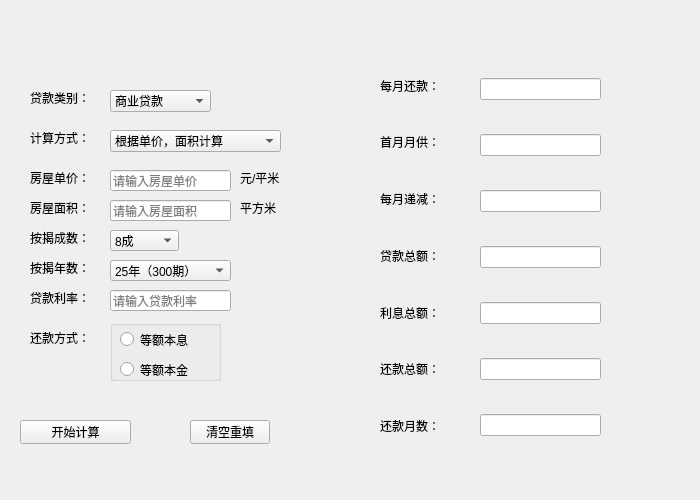
<?xml version="1.0" encoding="UTF-8"?>
<ui version="4.0">
 <class>MainWindow</class>
 <widget class="QMainWindow" name="MainWindow">
  <property name="geometry">
   <rect>
    <x>0</x>
    <y>0</y>
    <width>700</width>
    <height>500</height>
   </rect>
  </property>
  <property name="minimumSize">
   <size>
    <width>700</width>
    <height>500</height>
   </size>
  </property>
  <property name="maximumSize">
   <size>
    <width>700</width>
    <height>500</height>
   </size>
  </property>
  <property name="windowTitle">
   <string>房贷计算器</string>
  </property>
  <property name="styleSheet">
   <string notr="true"/>
  </property>
  <widget class="QWidget" name="centralwidget">
   <widget class="QStackedWidget" name="StackedWidget">
    <property name="geometry">
     <rect>
      <x>20</x>
      <y>20</y>
      <width>651</width>
      <height>491</height>
     </rect>
    </property>
    <property name="styleSheet">
     <string notr="true"/>
    </property>
    <property name="currentIndex">
     <number>0</number>
    </property>
    <widget class="QWidget" name="page_3">
     <widget class="QLabel" name="label">
      <property name="geometry">
       <rect>
        <x>10</x>
        <y>70</y>
        <width>75</width>
        <height>16</height>
       </rect>
      </property>
      <property name="text">
       <string>贷款类别：</string>
      </property>
     </widget>
     <widget class="QLabel" name="label_3">
      <property name="geometry">
       <rect>
        <x>10</x>
        <y>150</y>
        <width>75</width>
        <height>16</height>
       </rect>
      </property>
      <property name="text">
       <string>房屋单价：</string>
      </property>
     </widget>
     <widget class="QLabel" name="label_4">
      <property name="geometry">
       <rect>
        <x>10</x>
        <y>180</y>
        <width>75</width>
        <height>16</height>
       </rect>
      </property>
      <property name="text">
       <string>房屋面积：</string>
      </property>
     </widget>
     <widget class="QLineEdit" name="lineEdit_4">
      <property name="geometry">
       <rect>
        <x>90</x>
        <y>180</y>
        <width>121</width>
        <height>21</height>
       </rect>
      </property>
      <property name="placeholderText">
       <string>请输入房屋面积</string>
      </property>
     </widget>
     <widget class="QLabel" name="label_10">
      <property name="geometry">
       <rect>
        <x>220</x>
        <y>180</y>
        <width>45</width>
        <height>16</height>
       </rect>
      </property>
      <property name="text">
       <string>平方米</string>
      </property>
     </widget>
     <widget class="QLabel" name="label_5">
      <property name="geometry">
       <rect>
        <x>10</x>
        <y>210</y>
        <width>75</width>
        <height>16</height>
       </rect>
      </property>
      <property name="text">
       <string>按揭成数：</string>
      </property>
     </widget>
     <widget class="QComboBox" name="comboBox_3">
      <property name="geometry">
       <rect>
        <x>90</x>
        <y>210</y>
        <width>69</width>
        <height>21</height>
       </rect>
      </property>
      <item>
       <property name="text">
        <string>8成</string>
       </property>
      </item>
      <item>
       <property name="text">
        <string>7.5成</string>
       </property>
      </item>
      <item>
       <property name="text">
        <string>7成</string>
       </property>
      </item>
      <item>
       <property name="text">
        <string>6.5成</string>
       </property>
      </item>
      <item>
       <property name="text">
        <string>6成</string>
       </property>
      </item>
      <item>
       <property name="text">
        <string>5.5成</string>
       </property>
      </item>
      <item>
       <property name="text">
        <string>5成</string>
       </property>
      </item>
      <item>
       <property name="text">
        <string>4.5成</string>
       </property>
      </item>
      <item>
       <property name="text">
        <string>4成</string>
       </property>
      </item>
      <item>
       <property name="text">
        <string>3.5成</string>
       </property>
      </item>
      <item>
       <property name="text">
        <string>3成</string>
       </property>
      </item>
      <item>
       <property name="text">
        <string>2.5成</string>
       </property>
      </item>
      <item>
       <property name="text">
        <string>2成</string>
       </property>
      </item>
     </widget>
     <widget class="QLabel" name="label_6">
      <property name="geometry">
       <rect>
        <x>10</x>
        <y>240</y>
        <width>75</width>
        <height>16</height>
       </rect>
      </property>
      <property name="text">
       <string>按揭年数：</string>
      </property>
     </widget>
     <widget class="QLabel" name="label_7">
      <property name="geometry">
       <rect>
        <x>10</x>
        <y>270</y>
        <width>75</width>
        <height>16</height>
       </rect>
      </property>
      <property name="text">
       <string>贷款利率：</string>
      </property>
     </widget>
     <widget class="QLabel" name="label_8">
      <property name="geometry">
       <rect>
        <x>10</x>
        <y>310</y>
        <width>75</width>
        <height>16</height>
       </rect>
      </property>
      <property name="text">
       <string>还款方式：</string>
      </property>
     </widget>
     <widget class="QPushButton" name="pushButton">
      <property name="geometry">
       <rect>
        <x>0</x>
        <y>400</y>
        <width>111</width>
        <height>24</height>
       </rect>
      </property>
      <property name="text">
       <string>开始计算</string>
      </property>
     </widget>
     <widget class="QLineEdit" name="lineEdit_3">
      <property name="geometry">
       <rect>
        <x>90</x>
        <y>150</y>
        <width>121</width>
        <height>21</height>
       </rect>
      </property>
      <property name="toolTip">
       <string>&lt;html&gt;&lt;head/&gt;&lt;body&gt;&lt;p&gt;&lt;br/&gt;&lt;/p&gt;&lt;/body&gt;&lt;/html&gt;</string>
      </property>
      <property name="placeholderText">
       <string>请输入房屋单价</string>
      </property>
     </widget>
     <widget class="QLabel" name="label_2">
      <property name="geometry">
       <rect>
        <x>10</x>
        <y>110</y>
        <width>75</width>
        <height>16</height>
       </rect>
      </property>
      <property name="text">
       <string>计算方式：</string>
      </property>
     </widget>
     <widget class="QLabel" name="label_9">
      <property name="geometry">
       <rect>
        <x>220</x>
        <y>150</y>
        <width>53</width>
        <height>16</height>
       </rect>
      </property>
      <property name="text">
       <string>元/平米</string>
      </property>
     </widget>
     <widget class="QPushButton" name="pushButton_2">
      <property name="geometry">
       <rect>
        <x>170</x>
        <y>400</y>
        <width>80</width>
        <height>24</height>
       </rect>
      </property>
      <property name="text">
       <string>清空重填</string>
      </property>
     </widget>
     <widget class="QLineEdit" name="lineEdit_9">
      <property name="geometry">
       <rect>
        <x>90</x>
        <y>270</y>
        <width>121</width>
        <height>21</height>
       </rect>
      </property>
      <property name="placeholderText">
       <string>请输入贷款利率</string>
      </property>
     </widget>
     <widget class="QComboBox" name="comboBox_4">
      <property name="geometry">
       <rect>
        <x>90</x>
        <y>240</y>
        <width>121</width>
        <height>21</height>
       </rect>
      </property>
      <item>
       <property name="text">
        <string>25年（300期）</string>
       </property>
      </item>
      <item>
       <property name="text">
        <string>24年（288期）</string>
       </property>
      </item>
      <item>
       <property name="text">
        <string>23年（276期）</string>
       </property>
      </item>
      <item>
       <property name="text">
        <string>22年（264期）</string>
       </property>
      </item>
      <item>
       <property name="text">
        <string>21年（252期）</string>
       </property>
      </item>
      <item>
       <property name="text">
        <string>20年（240期）</string>
       </property>
      </item>
      <item>
       <property name="text">
        <string>19年（228期）</string>
       </property>
      </item>
      <item>
       <property name="text">
        <string>18年（216期）</string>
       </property>
      </item>
      <item>
       <property name="text">
        <string>17年（204期）</string>
       </property>
      </item>
      <item>
       <property name="text">
        <string>16年（192期）</string>
       </property>
      </item>
      <item>
       <property name="text">
        <string>15年（180期）</string>
       </property>
      </item>
      <item>
       <property name="text">
        <string>14年（168期）</string>
       </property>
      </item>
      <item>
       <property name="text">
        <string>13年（156期）</string>
       </property>
      </item>
      <item>
       <property name="text">
        <string>12年（144期）</string>
       </property>
      </item>
      <item>
       <property name="text">
        <string>11年（132期）</string>
       </property>
      </item>
      <item>
       <property name="text">
        <string>10年（120期）</string>
       </property>
      </item>
      <item>
       <property name="text">
        <string>9年（108期）</string>
       </property>
      </item>
      <item>
       <property name="text">
        <string>8年（96期）</string>
       </property>
      </item>
      <item>
       <property name="text">
        <string>7年（84期）</string>
       </property>
      </item>
      <item>
       <property name="text">
        <string>6年（72期）</string>
       </property>
      </item>
      <item>
       <property name="text">
        <string>5年（60期）</string>
       </property>
      </item>
      <item>
       <property name="text">
        <string>4年（48期）</string>
       </property>
      </item>
      <item>
       <property name="text">
        <string>3年（36期）</string>
       </property>
      </item>
      <item>
       <property name="text">
        <string>2年（24期）</string>
       </property>
      </item>
      <item>
       <property name="text">
        <string>1年（12期）</string>
       </property>
      </item>
     </widget>
     <widget class="QGroupBox" name="groupBox_2">
      <property name="geometry">
       <rect>
        <x>90</x>
        <y>300</y>
        <width>111</width>
        <height>61</height>
       </rect>
      </property>
      <property name="title">
       <string/>
      </property>
      <widget class="QRadioButton" name="radioButton">
       <property name="geometry">
        <rect>
         <x>10</x>
         <y>10</y>
         <width>87</width>
         <height>19</height>
        </rect>
       </property>
       <property name="text">
        <string>等额本息</string>
       </property>
      </widget>
      <widget class="QRadioButton" name="radioButton_2">
       <property name="geometry">
        <rect>
         <x>10</x>
         <y>40</y>
         <width>91</width>
         <height>19</height>
        </rect>
       </property>
       <property name="text">
        <string>等额本金</string>
       </property>
      </widget>
     </widget>
     <widget class="QComboBox" name="comboBox">
      <property name="geometry">
       <rect>
        <x>90</x>
        <y>70</y>
        <width>101</width>
        <height>22</height>
       </rect>
      </property>
      <item>
       <property name="text">
        <string>商业贷款</string>
       </property>
      </item>
      <item>
       <property name="text">
        <string>公积金贷款</string>
       </property>
      </item>
      <item>
       <property name="text">
        <string>组合型贷款</string>
       </property>
      </item>
     </widget>
     <widget class="QComboBox" name="comboBox_2">
      <property name="geometry">
       <rect>
        <x>90</x>
        <y>110</y>
        <width>171</width>
        <height>22</height>
       </rect>
      </property>
      <item>
       <property name="text">
        <string>根据单价，面积计算</string>
       </property>
      </item>
      <item>
       <property name="text">
        <string>根据贷款总额计算</string>
       </property>
      </item>
     </widget>
     <widget class="QWidget" name="widget_3" native="true">
      <property name="geometry">
       <rect>
        <x>360</x>
        <y>40</y>
        <width>93</width>
        <height>391</height>
       </rect>
      </property>
      <layout class="QVBoxLayout" name="verticalLayout_3">
       <item>
        <widget class="QLabel" name="label_24">
         <property name="text">
          <string>每月还款：</string>
         </property>
        </widget>
       </item>
       <item>
        <widget class="QLabel" name="label_29">
         <property name="text">
          <string>首月月供：</string>
         </property>
        </widget>
       </item>
       <item>
        <widget class="QLabel" name="label_30">
         <property name="text">
          <string>每月递减：</string>
         </property>
        </widget>
       </item>
       <item>
        <widget class="QLabel" name="label_25">
         <property name="text">
          <string>贷款总额：</string>
         </property>
        </widget>
       </item>
       <item>
        <widget class="QLabel" name="label_26">
         <property name="text">
          <string>利息总额：</string>
         </property>
        </widget>
       </item>
       <item>
        <widget class="QLabel" name="label_27">
         <property name="text">
          <string>还款总额：</string>
         </property>
        </widget>
       </item>
       <item>
        <widget class="QLabel" name="label_28">
         <property name="text">
          <string>还款月数：</string>
         </property>
        </widget>
       </item>
      </layout>
     </widget>
     <widget class="QWidget" name="widget_4" native="true">
      <property name="geometry">
       <rect>
        <x>460</x>
        <y>30</y>
        <width>121</width>
        <height>421</height>
       </rect>
      </property>
      <layout class="QVBoxLayout" name="verticalLayout_4">
       <item>
        <widget class="QLineEdit" name="lineEdit_10"/>
       </item>
       <item>
        <widget class="QLineEdit" name="lineEdit_11"/>
       </item>
       <item>
        <widget class="QLineEdit" name="lineEdit_12"/>
       </item>
       <item>
        <widget class="QLineEdit" name="lineEdit_13"/>
       </item>
       <item>
        <widget class="QLineEdit" name="lineEdit_14"/>
       </item>
       <item>
        <widget class="QLineEdit" name="lineEdit_15"/>
       </item>
       <item>
        <widget class="QLineEdit" name="lineEdit_16"/>
       </item>
      </layout>
     </widget>
    </widget>
    <widget class="QWidget" name="page_4">
     <widget class="QLineEdit" name="lineEdit">
      <property name="geometry">
       <rect>
        <x>120</x>
        <y>80</y>
        <width>171</width>
        <height>21</height>
       </rect>
      </property>
      <property name="placeholderText">
       <string>请输入商业贷款金额</string>
      </property>
     </widget>
     <widget class="QLineEdit" name="lineEdit_2">
      <property name="geometry">
       <rect>
        <x>120</x>
        <y>110</y>
        <width>171</width>
        <height>21</height>
       </rect>
      </property>
      <property name="placeholderText">
       <string>请输入商贷利率</string>
      </property>
     </widget>
     <widget class="QLineEdit" name="lineEdit_5">
      <property name="geometry">
       <rect>
        <x>120</x>
        <y>140</y>
        <width>171</width>
        <height>21</height>
       </rect>
      </property>
      <property name="placeholderText">
       <string>请输入公积金贷款金额</string>
      </property>
     </widget>
     <widget class="QLineEdit" name="lineEdit_6">
      <property name="geometry">
       <rect>
        <x>120</x>
        <y>180</y>
        <width>171</width>
        <height>21</height>
       </rect>
      </property>
      <property name="placeholderText">
       <string>请输入公积金贷款利率</string>
      </property>
     </widget>
     <widget class="QComboBox" name="comboBox_6">
      <property name="geometry">
       <rect>
        <x>120</x>
        <y>220</y>
        <width>123</width>
        <height>21</height>
       </rect>
      </property>
      <item>
       <property name="text">
        <string>25年（300期）</string>
       </property>
      </item>
      <item>
       <property name="text">
        <string>24年（288期）</string>
       </property>
      </item>
      <item>
       <property name="text">
        <string>23年（276期）</string>
       </property>
      </item>
      <item>
       <property name="text">
        <string>22年（264期）</string>
       </property>
      </item>
      <item>
       <property name="text">
        <string>21年（252期）</string>
       </property>
      </item>
      <item>
       <property name="text">
        <string>20年（240期）</string>
       </property>
      </item>
      <item>
       <property name="text">
        <string>19年（228期）</string>
       </property>
      </item>
      <item>
       <property name="text">
        <string>18年（216期）</string>
       </property>
      </item>
      <item>
       <property name="text">
        <string>17年（204期）</string>
       </property>
      </item>
      <item>
       <property name="text">
        <string>16年（192期）</string>
       </property>
      </item>
      <item>
       <property name="text">
        <string>15年（180期）</string>
       </property>
      </item>
      <item>
       <property name="text">
        <string>14年（168期）</string>
       </property>
      </item>
      <item>
       <property name="text">
        <string>13期（156期）</string>
       </property>
      </item>
      <item>
       <property name="text">
        <string>12年（144期）</string>
       </property>
      </item>
      <item>
       <property name="text">
        <string>11年（132期）</string>
       </property>
      </item>
      <item>
       <property name="text">
        <string>10年（120期）</string>
       </property>
      </item>
      <item>
       <property name="text">
        <string>9年（108期）</string>
       </property>
      </item>
      <item>
       <property name="text">
        <string>8年（96期）</string>
       </property>
      </item>
      <item>
       <property name="text">
        <string>7年（84期）</string>
       </property>
      </item>
      <item>
       <property name="text">
        <string>6年（72期）</string>
       </property>
      </item>
      <item>
       <property name="text">
        <string>5年（60年）</string>
       </property>
      </item>
      <item>
       <property name="text">
        <string>4年（48期）</string>
       </property>
      </item>
      <item>
       <property name="text">
        <string>3年（36期）</string>
       </property>
      </item>
      <item>
       <property name="text">
        <string>2年（24期）</string>
       </property>
      </item>
      <item>
       <property name="text">
        <string>1年（12期）</string>
       </property>
      </item>
     </widget>
     <widget class="QPushButton" name="pushButton_3">
      <property name="geometry">
       <rect>
        <x>10</x>
        <y>350</y>
        <width>93</width>
        <height>28</height>
       </rect>
      </property>
      <property name="text">
       <string>开始计算</string>
      </property>
     </widget>
     <widget class="QPushButton" name="pushButton_4">
      <property name="geometry">
       <rect>
        <x>180</x>
        <y>350</y>
        <width>93</width>
        <height>28</height>
       </rect>
      </property>
      <property name="text">
       <string>清空重填</string>
      </property>
     </widget>
     <widget class="QGroupBox" name="groupBox">
      <property name="geometry">
       <rect>
        <x>120</x>
        <y>250</y>
        <width>111</width>
        <height>71</height>
       </rect>
      </property>
      <property name="title">
       <string/>
      </property>
      <widget class="QRadioButton" name="radioButton_3">
       <property name="geometry">
        <rect>
         <x>10</x>
         <y>10</y>
         <width>87</width>
         <height>19</height>
        </rect>
       </property>
       <property name="text">
        <string>等额本息</string>
       </property>
      </widget>
      <widget class="QRadioButton" name="radioButton_4">
       <property name="geometry">
        <rect>
         <x>10</x>
         <y>40</y>
         <width>87</width>
         <height>19</height>
        </rect>
       </property>
       <property name="text">
        <string>等额本金</string>
       </property>
      </widget>
     </widget>
     <widget class="QWidget" name="widget" native="true">
      <property name="geometry">
       <rect>
        <x>0</x>
        <y>28</y>
        <width>116</width>
        <height>251</height>
       </rect>
      </property>
      <layout class="QVBoxLayout" name="verticalLayout">
       <item>
        <widget class="QLabel" name="label_11">
         <property name="text">
          <string>贷款类别：</string>
         </property>
        </widget>
       </item>
       <item>
        <widget class="QLabel" name="label_12">
         <property name="text">
          <string>商业贷款额:</string>
         </property>
        </widget>
       </item>
       <item>
        <widget class="QLabel" name="label_13">
         <property name="text">
          <string>商贷利率:</string>
         </property>
        </widget>
       </item>
       <item>
        <widget class="QLabel" name="label_14">
         <property name="text">
          <string>公积金贷款额:</string>
         </property>
        </widget>
       </item>
       <item>
        <widget class="QLabel" name="label_15">
         <property name="text">
          <string>公积金利率：</string>
         </property>
        </widget>
       </item>
       <item>
        <widget class="QLabel" name="label_16">
         <property name="text">
          <string>按揭年数：</string>
         </property>
        </widget>
       </item>
       <item>
        <widget class="QLabel" name="label_17">
         <property name="text">
          <string>还款方式：</string>
         </property>
        </widget>
       </item>
      </layout>
     </widget>
     <widget class="QComboBox" name="comboBox_5">
      <property name="geometry">
       <rect>
        <x>120</x>
        <y>40</y>
        <width>111</width>
        <height>22</height>
       </rect>
      </property>
      <item>
       <property name="text">
        <string>组合型贷款</string>
       </property>
      </item>
      <item>
       <property name="text">
        <string>商业贷款</string>
       </property>
      </item>
      <item>
       <property name="text">
        <string>公积金贷款</string>
       </property>
      </item>
     </widget>
     <widget class="QWidget" name="widget_5" native="true">
      <property name="geometry">
       <rect>
        <x>389</x>
        <y>29</y>
        <width>211</width>
        <height>381</height>
       </rect>
      </property>
      <layout class="QGridLayout" name="gridLayout">
       <item row="0" column="0">
        <widget class="QLabel" name="label_31">
         <property name="text">
          <string>每月还款：</string>
         </property>
        </widget>
       </item>
       <item row="0" column="1">
        <widget class="QLineEdit" name="lineEdit_17"/>
       </item>
       <item row="1" column="0">
        <widget class="QLabel" name="label_32">
         <property name="text">
          <string>首月还款：</string>
         </property>
        </widget>
       </item>
       <item row="1" column="1">
        <widget class="QLineEdit" name="lineEdit_18"/>
       </item>
       <item row="2" column="0">
        <widget class="QLabel" name="label_33">
         <property name="text">
          <string>每月递减：</string>
         </property>
        </widget>
       </item>
       <item row="2" column="1">
        <widget class="QLineEdit" name="lineEdit_19"/>
       </item>
       <item row="3" column="0">
        <widget class="QLabel" name="label_34">
         <property name="text">
          <string>贷款总额：</string>
         </property>
        </widget>
       </item>
       <item row="3" column="1">
        <widget class="QLineEdit" name="lineEdit_20"/>
       </item>
       <item row="4" column="0">
        <widget class="QLabel" name="label_35">
         <property name="text">
          <string>利息总额：</string>
         </property>
        </widget>
       </item>
       <item row="4" column="1">
        <widget class="QLineEdit" name="lineEdit_21"/>
       </item>
       <item row="5" column="0">
        <widget class="QLabel" name="label_36">
         <property name="text">
          <string>还款总额：</string>
         </property>
        </widget>
       </item>
       <item row="5" column="1">
        <widget class="QLineEdit" name="lineEdit_22"/>
       </item>
       <item row="6" column="0">
        <widget class="QLabel" name="label_37">
         <property name="text">
          <string>还款月数：</string>
         </property>
        </widget>
       </item>
       <item row="6" column="1">
        <widget class="QLineEdit" name="lineEdit_23"/>
       </item>
      </layout>
     </widget>
    </widget>
    <widget class="QWidget" name="page">
     <widget class="QPushButton" name="pushButton_5">
      <property name="geometry">
       <rect>
        <x>10</x>
        <y>330</y>
        <width>93</width>
        <height>28</height>
       </rect>
      </property>
      <property name="text">
       <string>开始计算</string>
      </property>
     </widget>
     <widget class="QPushButton" name="pushButton_6">
      <property name="geometry">
       <rect>
        <x>190</x>
        <y>330</y>
        <width>93</width>
        <height>28</height>
       </rect>
      </property>
      <property name="text">
       <string>清空重填</string>
      </property>
     </widget>
     <widget class="QLineEdit" name="lineEdit_7">
      <property name="geometry">
       <rect>
        <x>100</x>
        <y>190</y>
        <width>121</width>
        <height>21</height>
       </rect>
      </property>
      <property name="placeholderText">
       <string>请输入贷款利率</string>
      </property>
     </widget>
     <widget class="QLineEdit" name="lineEdit_8">
      <property name="geometry">
       <rect>
        <x>100</x>
        <y>120</y>
        <width>121</width>
        <height>21</height>
       </rect>
      </property>
      <property name="placeholderText">
       <string>请输入贷款总额</string>
      </property>
     </widget>
     <widget class="QComboBox" name="comboBox_9">
      <property name="geometry">
       <rect>
        <x>100</x>
        <y>160</y>
        <width>123</width>
        <height>21</height>
       </rect>
      </property>
      <item>
       <property name="text">
        <string>25年（300期）</string>
       </property>
      </item>
      <item>
       <property name="text">
        <string>24年（288期）</string>
       </property>
      </item>
      <item>
       <property name="text">
        <string>23年（276期）</string>
       </property>
      </item>
      <item>
       <property name="text">
        <string>22年（264期）</string>
       </property>
      </item>
      <item>
       <property name="text">
        <string>21年（252期）</string>
       </property>
      </item>
      <item>
       <property name="text">
        <string>20年（240期）</string>
       </property>
      </item>
      <item>
       <property name="text">
        <string>19年（228期）</string>
       </property>
      </item>
      <item>
       <property name="text">
        <string>18年（216期）</string>
       </property>
      </item>
      <item>
       <property name="text">
        <string>17年（204期）</string>
       </property>
      </item>
      <item>
       <property name="text">
        <string>16年（192期）</string>
       </property>
      </item>
      <item>
       <property name="text">
        <string>15年（180期）</string>
       </property>
      </item>
      <item>
       <property name="text">
        <string>14年（168期）</string>
       </property>
      </item>
      <item>
       <property name="text">
        <string>13年（156期）</string>
       </property>
      </item>
      <item>
       <property name="text">
        <string>12年（144期）</string>
       </property>
      </item>
      <item>
       <property name="text">
        <string>11年（132期）</string>
       </property>
      </item>
      <item>
       <property name="text">
        <string>10年（120期）</string>
       </property>
      </item>
      <item>
       <property name="text">
        <string>9年（108期）</string>
       </property>
      </item>
      <item>
       <property name="text">
        <string>8年（96期）</string>
       </property>
      </item>
      <item>
       <property name="text">
        <string>7年（84期）</string>
       </property>
      </item>
      <item>
       <property name="text">
        <string>6年（72期）</string>
       </property>
      </item>
      <item>
       <property name="text">
        <string>5年（60期）</string>
       </property>
      </item>
      <item>
       <property name="text">
        <string>4年（48期）</string>
       </property>
      </item>
      <item>
       <property name="text">
        <string>3年（36期）</string>
       </property>
      </item>
      <item>
       <property name="text">
        <string>2年（24期）</string>
       </property>
      </item>
      <item>
       <property name="text">
        <string>1年（12期）</string>
       </property>
      </item>
     </widget>
     <widget class="QGroupBox" name="groupBox_3">
      <property name="geometry">
       <rect>
        <x>100</x>
        <y>230</y>
        <width>111</width>
        <height>71</height>
       </rect>
      </property>
      <property name="title">
       <string/>
      </property>
      <widget class="QRadioButton" name="radioButton_5">
       <property name="geometry">
        <rect>
         <x>10</x>
         <y>10</y>
         <width>91</width>
         <height>19</height>
        </rect>
       </property>
       <property name="text">
        <string>等额本息</string>
       </property>
      </widget>
      <widget class="QRadioButton" name="radioButton_6">
       <property name="geometry">
        <rect>
         <x>10</x>
         <y>40</y>
         <width>91</width>
         <height>19</height>
        </rect>
       </property>
       <property name="text">
        <string>等额本金</string>
       </property>
      </widget>
     </widget>
     <widget class="QWidget" name="widget_2" native="true">
      <property name="geometry">
       <rect>
        <x>0</x>
        <y>30</y>
        <width>93</width>
        <height>231</height>
       </rect>
      </property>
      <layout class="QVBoxLayout" name="verticalLayout_2">
       <item>
        <widget class="QLabel" name="label_18">
         <property name="text">
          <string>贷款类别：</string>
         </property>
        </widget>
       </item>
       <item>
        <widget class="QLabel" name="label_19">
         <property name="text">
          <string>计算方式：</string>
         </property>
        </widget>
       </item>
       <item>
        <widget class="QLabel" name="label_20">
         <property name="text">
          <string>贷款总额：</string>
         </property>
        </widget>
       </item>
       <item>
        <widget class="QLabel" name="label_21">
         <property name="text">
          <string>按揭年数：</string>
         </property>
        </widget>
       </item>
       <item>
        <widget class="QLabel" name="label_22">
         <property name="text">
          <string>贷款利率：</string>
         </property>
        </widget>
       </item>
       <item>
        <widget class="QLabel" name="label_23">
         <property name="text">
          <string>还款方式：</string>
         </property>
        </widget>
       </item>
      </layout>
     </widget>
     <widget class="QComboBox" name="comboBox_7">
      <property name="geometry">
       <rect>
        <x>100</x>
        <y>40</y>
        <width>101</width>
        <height>22</height>
       </rect>
      </property>
      <item>
       <property name="text">
        <string>商业贷款</string>
       </property>
      </item>
      <item>
       <property name="text">
        <string>公积金贷款</string>
       </property>
      </item>
      <item>
       <property name="text">
        <string>组合型贷款</string>
       </property>
      </item>
     </widget>
     <widget class="QComboBox" name="comboBox_8">
      <property name="geometry">
       <rect>
        <x>100</x>
        <y>80</y>
        <width>161</width>
        <height>22</height>
       </rect>
      </property>
      <item>
       <property name="text">
        <string>根据贷款总额计算</string>
       </property>
      </item>
      <item>
       <property name="text">
        <string>根据单价，面积计算</string>
       </property>
      </item>
     </widget>
     <widget class="QWidget" name="widget_6" native="true">
      <property name="geometry">
       <rect>
        <x>380</x>
        <y>30</y>
        <width>221</width>
        <height>401</height>
       </rect>
      </property>
      <layout class="QGridLayout" name="gridLayout_2">
       <item row="0" column="0">
        <widget class="QLabel" name="label_38">
         <property name="text">
          <string>每月还款：</string>
         </property>
        </widget>
       </item>
       <item row="0" column="2">
        <widget class="QLineEdit" name="lineEdit_24"/>
       </item>
       <item row="1" column="0" colspan="2">
        <widget class="QLabel" name="label_39">
         <property name="text">
          <string>首月还款：</string>
         </property>
        </widget>
       </item>
       <item row="1" column="2">
        <widget class="QLineEdit" name="lineEdit_25"/>
       </item>
       <item row="2" column="0">
        <widget class="QLabel" name="label_40">
         <property name="text">
          <string>每月递减：</string>
         </property>
        </widget>
       </item>
       <item row="2" column="1" colspan="2">
        <widget class="QLineEdit" name="lineEdit_26"/>
       </item>
       <item row="3" column="0">
        <widget class="QLabel" name="label_41">
         <property name="text">
          <string>贷款总额：</string>
         </property>
        </widget>
       </item>
       <item row="3" column="1" colspan="2">
        <widget class="QLineEdit" name="lineEdit_27"/>
       </item>
       <item row="4" column="0">
        <widget class="QLabel" name="label_42">
         <property name="text">
          <string>利息总额：</string>
         </property>
        </widget>
       </item>
       <item row="4" column="1" colspan="2">
        <widget class="QLineEdit" name="lineEdit_28"/>
       </item>
       <item row="5" column="0" colspan="2">
        <widget class="QLabel" name="label_43">
         <property name="text">
          <string>还款总额：</string>
         </property>
        </widget>
       </item>
       <item row="5" column="2">
        <widget class="QLineEdit" name="lineEdit_29"/>
       </item>
       <item row="6" column="0" colspan="2">
        <widget class="QLabel" name="label_44">
         <property name="text">
          <string>还款月数：</string>
         </property>
        </widget>
       </item>
       <item row="6" column="2">
        <widget class="QLineEdit" name="lineEdit_30"/>
       </item>
      </layout>
     </widget>
    </widget>
   </widget>
  </widget>
 </widget>
 <resources/>
 <connections/>
</ui>
